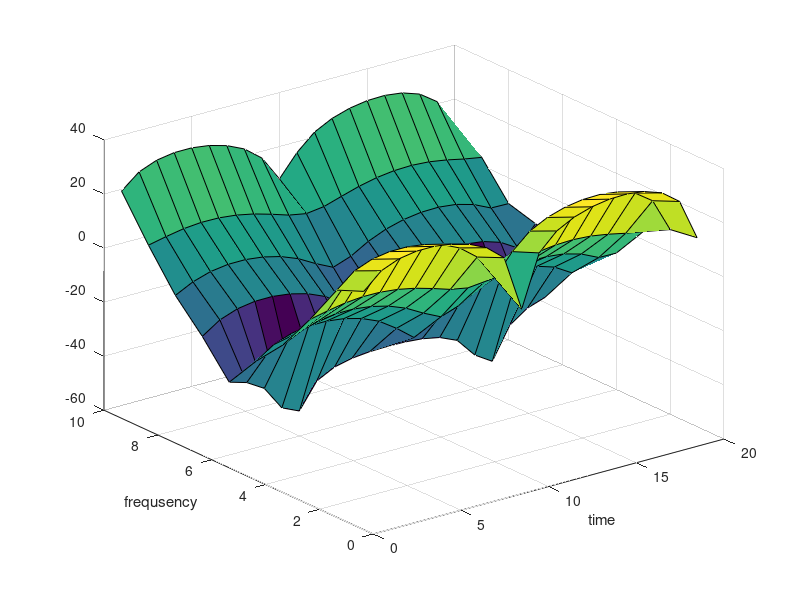

This figure's MATLAB source:
clear;clc;

t=(0:0.01:1)';
data=10*sin(2*pi*t)+1*sin(4*pi*t);

window_length=10; %窓長(偶数)
shift_length=window_length/2; %シフト長

[num_data,num_channel]=size(data);  %データの数,チャンネル数

%ピッタリサイズの行列の横幅の決定
% window_length + shift_length*(num_row-1) >= num_dataを満たす最小のnum_rowが正解
num_row=ceil((num_data-window_length)/shift_length)+1; %ceilは切り上げ

%きれいに並べるためにデータの最後に都合のいい数だけ0を詰め込む
data=[data;zeros(1,num_data-(shift_length*(num_row-1)+1))'];

%格納予定行列
spectrogram_matrix=zeros(window_length,num_row);

%窓関数かける、DFTする、パワー！、データを行列に並べる
%一行でもいいが、速さを気にしていないので分けてもええやろと思った
for i=1:num_row
    work_vector=data(shift_length*(i-1)+1:shift_length*(i-1)+window_length,1);
    work_vector=work_vector.*hann(window_length);   %窓関数かける
    work_vector=fft(work_vector);                   %fftする
    work_vector=20*log10(abs(work_vector));         %パワーとる
    spectrogram_matrix(:,i)=work_vector;            %行列に並べる
end

fprintf("完成スペクトログラム")
spectrogram_matrix;
x=1:num_row;
y=1:window_length;
z=spectrogram_matrix(y,x);
surf(z)
xlabel("time");
ylabel("frequsency");


%-----------------------ここから逆変換--------------------------------

